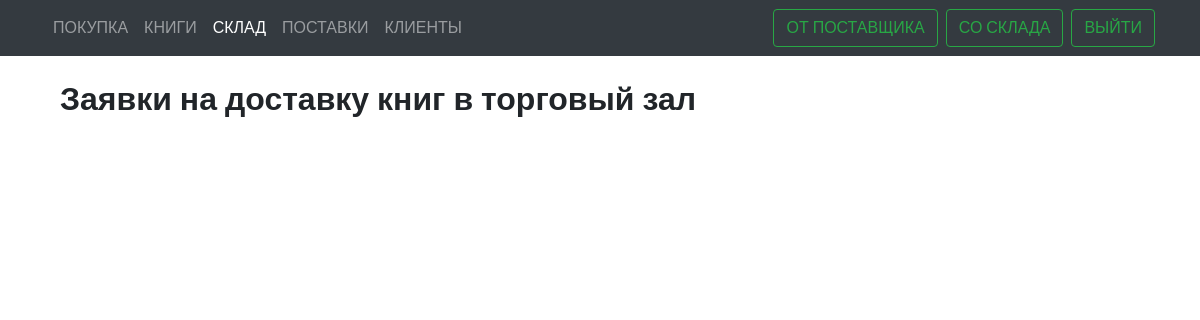
The app's page /workers/warehouse (signed in), older data.
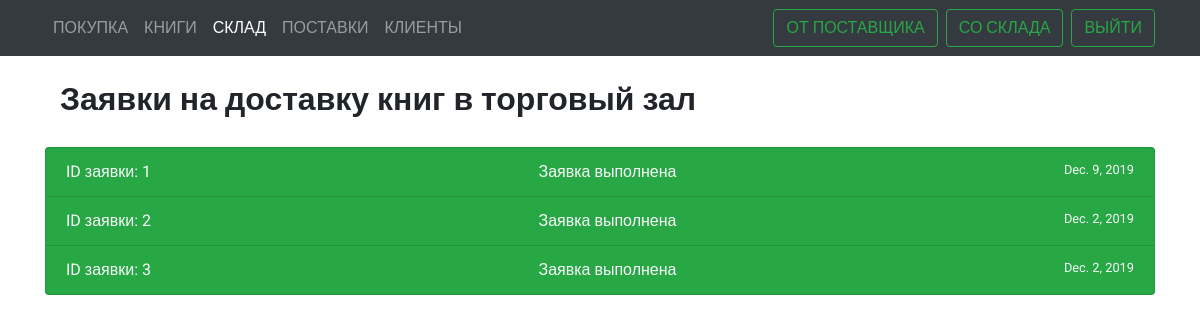
The same page, newer data.
### book_shop/models.py (models this page shows, shortened)
class Request(models.Model):
    book = models.ForeignKey(Book, on_delete=models.CASCADE, default=None)
    date = models.DateField(verbose_name="date of request", auto_now=True)

class DeliveryRequest(Request):
    status = models.BooleanField(verbose_name="status of delivery request", default=False)
    worker = models.ForeignKey(User, on_delete=models.CASCADE, default=None, null=True, blank=True)
    number = models.IntegerField(default=1)

class Request(models.Model):
    book = models.ForeignKey(Book, on_delete=models.CASCADE, default=None)
    date = models.DateField(verbose_name="date of request", auto_now=True)

### book_shop/views.py (the view)
# urls.py: path(r'workers/warehouse', views.worker_warehouse_view, name='warehouse'),
@login_required(login_url='/')
def worker_warehouse_view(req):
    if req.method == "GET":
        requests = DeliveryRequest.objects.all()
        requests = sorted(requests, key=lambda x: x.status)
        books = Book.objects.all()
        return render(req, 'book_shop/warehouse.html', {"requests_nav": 'warehouse', "requests": requests,
                                                        'books': books})

### book_shop/models.py (called while the page is built)
    def __str__(self):
        return f'{self.name}'

### templates/book_shop/warehouse.html (shortened to what this page needs)
{% extends 'book_shop/base.html' %}
{% block content %}
    {% include 'book_shop/components/navbar.html' %}
    <div class="main container">
        <div class="container-fluid justify-content-between d-flex mb-4 align-items-center">
            <div class="d-inline title text-left">Заявки на доставку книг в торговый зал</div>
        </div>
        <div class="list-group">
            {% for request in requests %}
                {% if request.status %}
                    <a data-request-id="{{ request.id }}" href="#"
                       class="list-group-item list-group-item-action bg-success text-light">
                        <div class="d-flex w-100 justify-content-between">
                            <div>ID заявки: {{ request.id }}</div>
                            <div>Заявка выполнена</div>
                            <small>{{ request.date }}</small>
                        </div>
                    </a>
                {% endif %}
            {% endfor %}
        </div>
    </div>
{% endblock %}

Row changes from the older to the newer data that the page shows:
added DeliveryRequest: id "1", date "Dec. 9, 2019"
added DeliveryRequest: id "2", date "Dec. 2, 2019"
added DeliveryRequest: id "3", date "Dec. 2, 2019"
